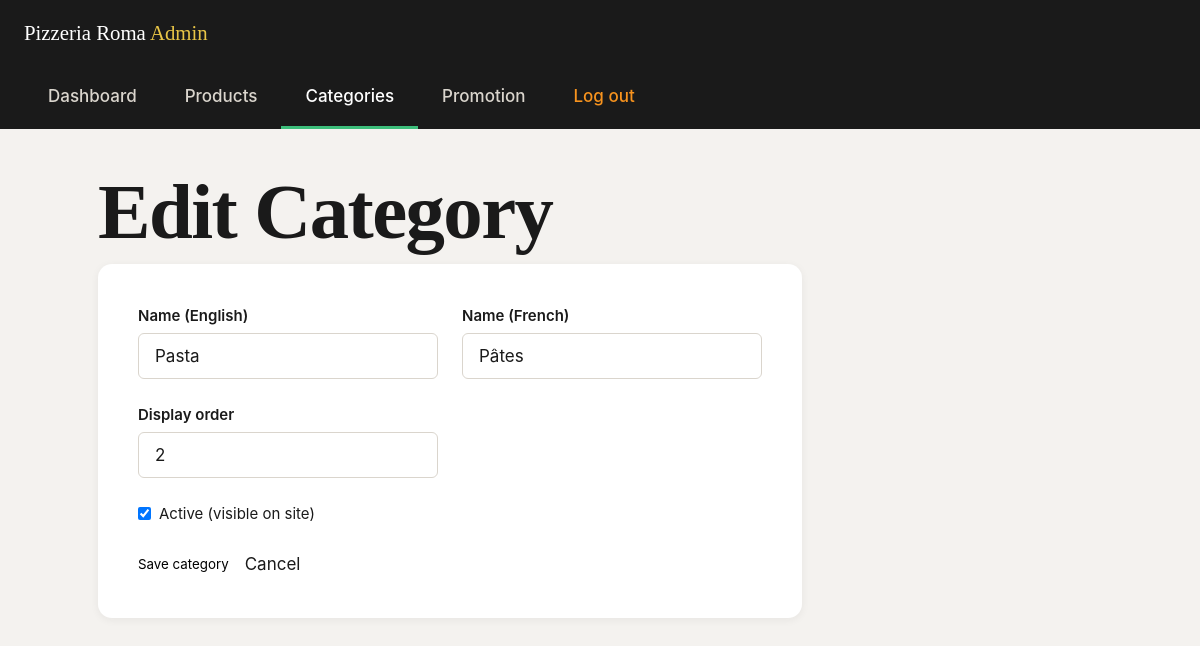
/admin/categoria-edit.php?id=2 (signed in), run on an earlier commit of the app's database.
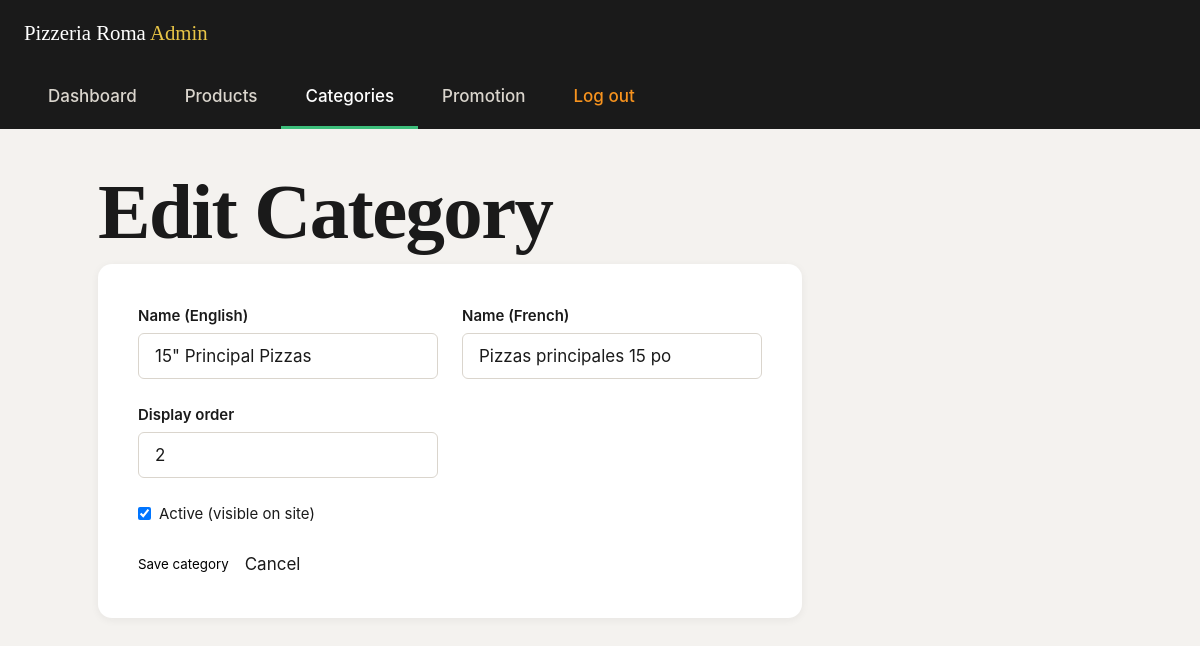
And on a later commit of the database.
### tables this page shows
CREATE TABLE `categories` (
  `id` int unsigned NOT NULL AUTO_INCREMENT,
  `name_en` varchar(100) NOT NULL,
  `name_fr` varchar(100) NOT NULL,
  `slug` varchar(100) NOT NULL,
  `display_order` int unsigned NOT NULL DEFAULT '0',
  `is_active` tinyint(1) NOT NULL DEFAULT '1',
  `created_at` datetime NOT NULL DEFAULT CURRENT_TIMESTAMP,
  `updated_at` datetime NOT NULL DEFAULT CURRENT_TIMESTAMP ON UPDATE CURRENT_TIMESTAMP,
  PRIMARY KEY (`id`),
  UNIQUE KEY `uq_categories_slug` (`slug`),
  KEY `idx_categories_order` (`display_order`)
);

### admin/includes/helpers.php (called while the page is built, shortened)
<?php
function admin_nav_active(string ...$files): string
{
    $current = basename($_SERVER['SCRIPT_NAME']);
    return in_array($current, $files, true) ? ' admin-nav__link--active' : '';
}

### admin/categoria-edit.php (the view, shortened to what this page needs)
<?php
require_once __DIR__ . '/includes/helpers.php';
$pdo = require ROOT_PATH . '/config/db.php';
$id  = isset($_GET['id']) ? (int) $_GET['id'] : 0;
$category = ['id' => 0, 'name_en' => '', 'name_fr' => '', 'slug' => '', 'display_order' => 0, 'is_active' => 1];
if ($id) {
    $stmt = $pdo->prepare('SELECT * FROM categories WHERE id = :id');
    $stmt->execute(['id' => $id]);
    $existing = $stmt->fetch();
    $category = $existing;
}
$pageTitle = $id ? 'Edit Category' : 'New Category';
include __DIR__ . '/includes/layout-header.php';
?>
<h1><?= htmlspecialchars($pageTitle) ?></h1>
<form method="post" class="admin-form">
  <div class="admin-form__row">
    <div class="admin-form__field">
      <label for="name_en">Name (English)</label>
      <input id="name_en" name="name_en" type="text" required value="<?= htmlspecialchars($category['name_en']) ?>">
    </div>
    <div class="admin-form__field">
      <label for="name_fr">Name (French)</label>
      <input id="name_fr" name="name_fr" type="text" required value="<?= htmlspecialchars($category['name_fr']) ?>">
    </div>
  </div>
  <div class="admin-form__row">
    <div class="admin-form__field">
      <label for="display_order">Display order</label>
      <input id="display_order" name="display_order" type="number" min="0" value="<?= (int) $category['display_order'] ?>">
    </div>
  </div>
  <div class="admin-form__row admin-form__row--checkboxes">
    <label class="admin-checkbox">
      <input type="checkbox" name="is_active" value="1" <?= $category['is_active'] ? 'checked' : '' ?>>
      Active (visible on site)
    </label>
  </div>
  <div class="admin-form__actions">
    <button type="submit" class="btn btn--primary">Save category</button>
    <a href="/admin/categorias.php" class="btn btn--outline">Cancel</a>
  </div>
</form>
<?php include __DIR__ . '/includes/layout-footer.php'; ?>

### admin/includes/layout-header.php (shortened to what this page needs)
?><!DOCTYPE html>
<html lang="en">
<head>
<link rel="stylesheet" href="/css/tokens.css?v=<?= filemtime(ROOT_PATH . '/css/tokens.css') ?>">
<link rel="stylesheet" href="/css/base.css?v=<?= filemtime(ROOT_PATH . '/css/base.css') ?>">
<link rel="stylesheet" href="/css/utilities.css?v=<?= filemtime(ROOT_PATH . '/css/utilities.css') ?>">
<link rel="stylesheet" href="/css/admin.css?v=<?= filemtime(ROOT_PATH . '/css/admin.css') ?>">
</head>
<body class="admin-body">
<div class="admin-shell">
  <header class="admin-topbar">
    <a href="/admin/index.php" class="admin-topbar__brand">Pizzeria Roma <span>Admin</span></a>
  </header>
  <nav class="admin-nav" id="adminNav">
    <a href="/admin/index.php" class="admin-nav__link<?= admin_nav_active('index.php') ?>">Dashboard</a>
    <a href="/admin/productos.php" class="admin-nav__link<?= admin_nav_active('productos.php', 'producto-edit.php') ?>">Products</a>
    <a href="/admin/categorias.php" class="admin-nav__link<?= admin_nav_active('categorias.php', 'categoria-edit.php') ?>">Categories</a>
    <a href="/admin/promociones.php" class="admin-nav__link<?= admin_nav_active('promociones.php') ?>">Promotion</a>
    <a href="/admin/logout.php" class="admin-nav__link admin-nav__link--logout">Log out</a>
  </nav>
  <main class="admin-main">

### admin/includes/layout-footer.php (shortened to what this page needs)
  </main>
</div>
</body>
</html>

### css/tokens.css (style rules this page uses)
:root { --color-red: #C1272D; --color-red-intense: #D42B1E; --color-red-dark: #8F1D22; --color-black: #1A1A1A; --color-black-pure: #000000; --color-mint: #3DBE7B; --color-mint-bright: #4CC98A; --color-gold: #E8C547; --color-gold-dark: #D4A937; --color-fire-orange: #F7931E; --color-fire-burnt: #E84E1B; --color-white: #FFFFFF; --color-cream: #FAF7F2; --color-grey-100: #F4F2EF; --color-grey-300: #DAD5CD; --color-grey-500: #8A8580; --color-grey-700: #4A463F; --gradient-red: linear-gradient(135deg, var(--color-red) 0%, var(--color-red-intense) 100%); --gradient-fire: linear-gradient(135deg, var(--color-gold) 0%, var(--color-fire-orange) 55%, var(--color-fire-burnt) 100%); --gradient-dark: linear-gradient(180deg, var(--color-black) 0%, var(--color-black-pure) 100%); --color-bg: var(--color-white); --color-bg-alt: var(--color-cream); --color-bg-dark: var(--color-black); --color-text: var(--color-black); --color-text-muted: var(--color-grey-700); --color-text-on-dark: var(--color-white); --color-border: var(--color-grey-300); --color-accent: var(--color-mint); --color-cta: var(--color-red); --color-cta-hover: var(--color-red-dark); --color-focus-ring: var(--color-mint-bright); --font-display: 'Fraunces', 'Georgia', serif; --font-body: 'Inter', -apple-system, BlinkMacSystemFont, 'Segoe UI', sans-serif; --fs-xs: clamp(0.75rem, 0.72rem + 0.15vw, 0.8125rem); --fs-sm: clamp(0.875rem, 0.84rem + 0.18vw, 0.9375rem); --fs-base: clamp(1rem, 0.96rem + 0.2vw, 1.0625rem); --fs-md: clamp(1.125rem, 1.06rem + 0.32vw, 1.3125rem); --fs-lg: clamp(1.375rem, 1.24rem + 0.65vw, 1.75rem); --fs-xl: clamp(1.75rem, 1.5rem + 1.25vw, 2.5rem); --fs-2xl: clamp(2.25rem, 1.85rem + 2vw, 3.5rem); --fs-3xl: clamp(3rem, 2.3rem + 3.5vw, 5.25rem); --lh-tight: 1.1; --lh-snug: 1.3; --lh-body: 1.65; --fw-regular: 400; --fw-medium: 500; --fw-semibold: 600; --fw-bold: 700; --fw-black: 900; --tracking-tight: -0.02em; --tracking-wide: 0.06em; --space-3xs: 0.25rem; --space-2xs: 0.5rem; --space-xs: 0.75rem; --space-sm: 1rem; --space-md: 1.5rem; --space-lg: 2.5rem; --space-xl: 4rem; --space-2xl: 6rem; --space-3xl: 9rem; --container-max: 1240px; --container-pad: clamp(1.25rem, 4vw, 3rem); --radius-sm: 6px; --radius-md: 14px; --radius-lg: 28px; --radius-full: 999px; --shadow-sm: 0 2px 8px rgba(26, 26, 26, 0.06); --shadow-md: 0 8px 24px rgba(26, 26, 26, 0.10); --shadow-lg: 0 20px 48px rgba(26, 26, 26, 0.16); --shadow-red-glow: 0 12px 32px rgba(193, 39, 45, 0.25); --ease-standard: cubic-bezier(0.4, 0, 0.2, 1); --ease-out: cubic-bezier(0.16, 1, 0.3, 1); --duration-fast: 180ms; --duration-base: 260ms; --duration-slow: 420ms; --duration-slower: 560ms; --cursor-default: auto; --cursor-pointer: pointer; --z-base: 1; --z-promo-banner: 60; --z-header: 100; --z-lang-switch: 110; --z-mobile-nav: 200; --z-modal: 500; --z-toast: 800; }

### css/base.css (style rules this page uses)
*, *::before, *::after { box-sizing: border-box; margin: 0; padding: 0; }
html { -webkit-text-size-adjust: 100%; scroll-behavior: smooth; cursor: var(--cursor-default); }
body { font-family: var(--font-body); font-size: var(--fs-base); line-height: var(--lh-body); color: var(--color-text); background-color: var(--color-bg); -webkit-font-smoothing: antialiased; text-rendering: optimizeLegibility; overflow-x: hidden; }
h1, h2, h3, h4, h5, h6 { font-family: var(--font-display); line-height: var(--lh-tight); letter-spacing: var(--tracking-tight); font-weight: var(--fw-semibold); text-wrap: balance; }
h1 { font-size: var(--fs-3xl); }
a { color: inherit; text-decoration: none; cursor: var(--cursor-pointer); }
button { font-family: inherit; cursor: var(--cursor-pointer); background: none; border: none; }
input, textarea, select { font-family: inherit; font-size: inherit; color: inherit; }
input, textarea { cursor: text; }

What changed in the data, as far as the page shows it:
changed categories: name_en "Pasta" → "15\" Principal Pizzas"; name_fr "Pâtes" → "Pizzas principales 15 po"
